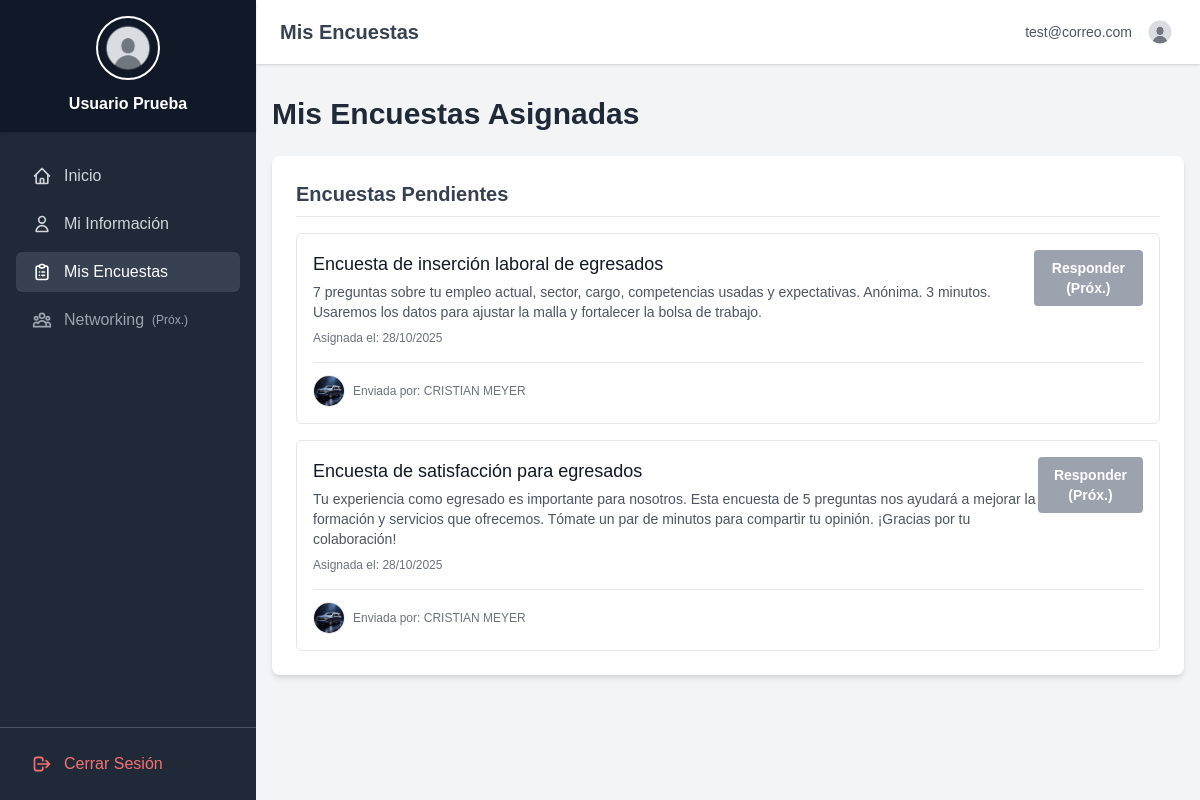
/mis-encuestas (signed in), run on the app's committed database.
### app/models.py (models this page shows, shortened)
class Egresado(db.Model):
    __tablename__ = 'egresado'
    id = db.Column(db.Integer, primary_key=True)
    nombre1 = db.Column(db.String(100), nullable=False)
    nombre2 = db.Column(db.String(100), nullable=True)
    nombre3 = db.Column(db.String(100), nullable=True)
    apellido_paterno = db.Column(db.String(100), nullable=False)
    apellido_materno = db.Column(db.String(100), nullable=True)
    dni = db.Column(db.String(15), unique=True, nullable=True)
    telefono = db.Column(db.String(20), nullable=True)
    direccion = db.Column(db.String(255), nullable=True)
    fecha_egreso = db.Column(db.Date, nullable=True)
    id_carrera = db.Column(db.Integer, db.ForeignKey('carrera.id'), nullable=False)
    pais_residencia = db.Column(db.String(100), nullable=True)
    ciudad_residencia = db.Column(db.String(100), nullable=True)
    fecha_nacimiento = db.Column(db.Date, nullable=True)
    foto_perfil_filename = db.Column(db.String(100), nullable=True, default='default.png')
    perfil_publico = db.Column(db.Boolean, default=False, nullable=False)
    mostrar_email_publico = db.Column(db.Boolean, default=False, nullable=False)
    fecha_registro = db.Column(db.DateTime(timezone=True), server_default=func.now())
    fecha_actualizacion = db.Column(db.DateTime(timezone=True), onupdate=func.now())
    user_login = db.relationship('User', back_populates='perfil_egresado', uselist=False)
    carrera = db.relationship('Carrera', back_populates='egresados')
    experiencias_laborales = db.relationship('ExperienciaLaboral', back_populates='egresado', lazy='dynamic', cascade="all, delete-orphan")
    respuestas = db.relationship('Respuesta', back_populates='egresado', lazy='dynamic', cascade="all, delete-orphan")
    posgrados_asociados = db.relationship('EgresadoPosgrado', back_populates='egresado')
    encuestas_asignadas = db.relationship('EncuestaAsignada', back_populates='egresado', lazy='dynamic', cascade="all, delete-orphan")
    @property
    def display_name(self):
        return f"{self.nombre1} {self.apellido_paterno}"
    @property
    def profile_pic_url(self):
        from flask import url_for, current_app
        if self.foto_perfil_filename and self.foto_perfil_filename != 'default.png':
            rel_path = os.path.join(current_app.config['PROFILE_PICS_FOLDER_REL'], self.foto_perfil_filename)
            return url_for('static', filename=rel_path.replace('\\', '/'))
        else:
            return url_for('static', filename='img/default.png')

class User(UserMixin, db.Model):
    __tablename__ = 'user'
    id = db.Column(db.Integer, primary_key=True)
    email = db.Column(db.String(150), unique=True, nullable=False, index=True)
    password_hash = db.Column(db.String(256), nullable=False)
    tipo_usuario = db.Column(db.String(50), nullable=False)
    fecha_creacion = db.Column(db.DateTime(timezone=True), server_default=func.now())
    fecha_actualizacion = db.Column(db.DateTime(timezone=True), onupdate=func.now())
    id_egresado = db.Column(db.Integer, db.ForeignKey('egresado.id'), nullable=True)
    id_personal = db.Column(db.Integer, db.ForeignKey('personal_seguimiento.id'), nullable=True)
    id_autoridad = db.Column(db.Integer, db.ForeignKey('autoridad_universitaria.id'), nullable=True)
    perfil_egresado = db.relationship('Egresado', back_populates='user_login', foreign_keys=[id_egresado])
    perfil_personal = db.relationship('PersonalSeguimiento', back_populates='user_login', foreign_keys=[id_personal])
    perfil_autoridad = db.relationship('AutoridadUniversitaria', back_populates='user_login', foreign_keys=[id_autoridad])
    @property
    def active_profile(self):
        if self.tipo_usuario == 'egresado': return self.perfil_egresado
        elif self.tipo_usuario == 'personal_seguimiento': return self.perfil_personal
        elif self.tipo_usuario == 'autoridad_universitaria': return self.perfil_autoridad # Corregido typo
        return None

class EncuestaAsignada(db.Model):
    __tablename__ = 'encuesta_asignada'
    id = db.Column(db.Integer, primary_key=True)
    id_encuesta = db.Column(db.Integer, db.ForeignKey('encuesta.id'), nullable=False)
    id_egresado = db.Column(db.Integer, db.ForeignKey('egresado.id'), nullable=False)
    fecha_asignacion = db.Column(db.DateTime(timezone=True), server_default=func.now())
    respondida = db.Column(db.Boolean, default=False, nullable=False)
    fecha_respuesta = db.Column(db.DateTime(timezone=True), nullable=True) # Se actualiza cuando responde
    encuesta = db.relationship('Encuesta', back_populates='asignaciones')
    egresado = db.relationship('Egresado', back_populates='encuestas_asignadas')

class Encuesta(db.Model):
    __tablename__ = 'encuesta'
    id = db.Column(db.Integer, primary_key=True)
    titulo = db.Column(db.String(255), nullable=False)
    descripcion = db.Column(db.Text)
    fecha_creacion = db.Column(db.DateTime(timezone=True), server_default=func.now())
    id_creador = db.Column(db.Integer, db.ForeignKey('personal_seguimiento.id'), nullable=False)
    creador = db.relationship('PersonalSeguimiento', back_populates='encuestas_creadas')
    preguntas = db.relationship('Pregunta', back_populates='encuesta', lazy='dynamic', cascade="all, delete-orphan")
    asignaciones = db.relationship('EncuestaAsignada', back_populates='encuesta', lazy='dynamic', cascade="all, delete-orphan")

class PersonalSeguimiento(db.Model):
    __tablename__ = 'personal_seguimiento'
    id = db.Column(db.Integer, primary_key=True)
    nombres = db.Column(db.String(200), nullable=False)
    apellido_paterno = db.Column(db.String(100), nullable=False)
    apellido_materno = db.Column(db.String(100), nullable=True)
    rol = db.Column(db.String(100), nullable=True)
    foto_perfil_filename = db.Column(db.String(100), nullable=True, default='default_staff.png')
    fecha_registro = db.Column(db.DateTime(timezone=True), server_default=func.now())
    fecha_actualizacion = db.Column(db.DateTime(timezone=True), onupdate=func.now())
    user_login = db.relationship('User', back_populates='perfil_personal', uselist=False)
    noticias_creadas = db.relationship('Noticia', back_populates='autor', lazy='dynamic')
    encuestas_creadas = db.relationship('Encuesta', back_populates='creador', lazy='dynamic')
    @property
    def display_name(self): return f"{self.nombres} {self.apellido_paterno}"
    @property
    def profile_pic_url(self):
        from flask import url_for, current_app
        if self.foto_perfil_filename and self.foto_perfil_filename != 'default_staff.png':
            rel_path = os.path.join(current_app.config['PROFILE_PICS_FOLDER_REL'], self.foto_perfil_filename)
            return url_for('static', filename=rel_path.replace('\\', '/'))
        else: return url_for('static', filename='img/default_staff.png')

### app/surveys/routes.py (the view)
@bp.route('/mis-encuestas')
@login_required
@egresado_required # Solo egresados pueden ver esto
def my_surveys():
    if not current_user.id_egresado:
         flash('Error: Tu usuario no está vinculado a un perfil de egresado.', 'danger')
         return redirect(url_for('main.index'))
    asignaciones = EncuestaAsignada.query.filter_by(id_egresado=current_user.id_egresado)\
                     .join(EncuestaAsignada.encuesta)\
                     .join(Encuesta.creador)\
                     .options(db.contains_eager(EncuestaAsignada.encuesta).contains_eager(Encuesta.creador))\
                     .order_by(EncuestaAsignada.fecha_asignacion.desc())\
                     .all()
    return render_template('my_surveys.html', title='Mis Encuestas', asignaciones=asignaciones)

### app/models.py (called while the page is built)
@login.user_loader
def load_user(id): return db.session.get(User, int(id))

### app/surveys/routes.py (called while the page is built)
def egresado_required(f):
    @wraps(f)
    def decorated_function(*args, **kwargs):
        if not current_user.is_authenticated or current_user.tipo_usuario != 'egresado':
            abort(403) # Forbidden
        return f(*args, **kwargs)
    return decorated_function

### app/Templates/surveys/my_surveys.html (shortened to what this page needs)
{% extends "base.html" %}
{% block content %}
<div class="container mx-auto px-4 py-8">
    <h1 class="text-3xl font-semibold text-gray-800 mb-6">Mis Encuestas Asignadas</h1>
    <div class="bg-white p-6 rounded-lg shadow-md">
        <h2 class="text-xl font-semibold text-gray-700 mb-4 border-b pb-2">Encuestas Pendientes</h2>
        {% if asignaciones %}
            <ul class="space-y-4">
                {% for asignacion in asignaciones %}
                    <li class="border rounded-md p-4 hover:shadow-lg transition duration-200">
                        <div class="flex justify-between items-start">
                             <div>
                                <h3 class="text-lg font-medium text-gray-900">{{ asignacion.encuesta.titulo }}</h3>
                                <p class="text-sm text-gray-600 mt-1">{{ asignacion.encuesta.descripcion or 'Sin descripción' }}</p>
                                <p class="text-xs text-gray-500 mt-2">
                                    Asignada el: {{ asignacion.fecha_asignacion.strftime('%d/%m/%Y') if asignacion.fecha_asignacion else 'N/A' }}
                                </p>
                             </div>
                             <button disabled class="bg-gray-400 text-white font-bold py-2 px-4 rounded cursor-not-allowed text-sm">
                                 Responder (Próx.)
                             </button>
                        </div>
                         {% if asignacion.encuesta.creador %}
                             <div class="mt-4 pt-3 border-t border-gray-200 flex items-center">
                                 <img src="{{ asignacion.encuesta.creador.profile_pic_url }}"
                                      alt="Foto Creador"
                                      class="h-8 w-8 rounded-full object-cover mr-2 border"
                                      onerror="handleImageError(this)">
                                 <span class="text-xs text-gray-500">
                                     Enviada por: {{ asignacion.encuesta.creador.display_name }}
                                 </span>
                             </div>
                         {% endif %}
                    </li>
                {% endfor %}
            </ul>
        {% else %}
            <p class="text-sm text-gray-500 italic">No tienes encuestas asignadas en este momento.</p>
        {% endif %}
    </div>
</div>
{% endblock %}

### app/Templates/base.html (shortened to what this page needs)
<!DOCTYPE html>
<html lang="es" class="h-full">
<head>
    <script src="https://cdn.tailwindcss.com"></script>
</head>
<body class="{% if current_user.is_authenticated %}authenticated-background{% else %}login-background{% endif %}">
    <div class="main-container">
        {% if current_user.is_authenticated %}
        <aside class="sidebar">
            <div class="sidebar-header">
                {% set profile = current_user.active_profile %}
                <img src="{{ profile.profile_pic_url if profile else url_for('static', filename='img/default.png') }}"
                    alt="Foto de Perfil" class="sidebar-profile-pic" onerror="handleImageError(this)">
                <span class="text-md font-semibold text-white mt-1">
                    {{ profile.display_name if profile else current_user.email }}
                </span>
            </div>
            <nav class="sidebar-nav">
                <a href="{{ url_for('main.index') }}"
                    class="flex items-center px-4 py-2 rounded-md transition-colors duration-200 {% if request.endpoint.startswith('main.') %} bg-gray-700 text-white {% else %} text-gray-300 hover:bg-gray-700 hover:text-white {% endif %}"> Inicio</a>
                {% if current_user.tipo_usuario == 'egresado' %}<a href="{{ url_for('profile.view_profile') }}"
                    class="flex items-center px-4 py-2 rounded-md transition-colors duration-200 {% if request.endpoint.startswith('profile.') %} bg-gray-700 text-white {% else %} text-gray-300 hover:bg-gray-700 hover:text-white {% endif %}"><svg
                        class="w-5 h-5 mr-3" fill="none" stroke="currentColor" viewBox="0 0 24 24"
                        xmlns="http://www.w3.org/2000/svg">
                        <path stroke-linecap="round" stroke-linejoin="round" stroke-width="2"
                            d="M16 7a4 4 0 11-8 0 4 4 0 018 0zM12 14a7 7 0 00-7 7h14a7 7 0 00-7-7z"></path>
                    </svg> Mi Información</a>{% endif %}
                {% if current_user.tipo_usuario == 'egresado' %}<a href="{{ url_for('surveys.my_surveys') }}"
                    class="flex items-center px-4 py-2 rounded-md transition-colors duration-200 {% if request.endpoint == 'surveys.my_surveys' %} bg-gray-700 text-white {% else %} text-gray-300 hover:bg-gray-700 hover:text-white {% endif %}"> Mis Encuestas</a>{% endif %}
                {% if current_user.tipo_usuario == 'egresado' %} <a href="#"
                    class="flex items-center px-4 py-2 rounded-md text-gray-400 cursor-not-allowed"> Networking <span class="text-xs ml-2">(Próx.)</span></a>{% endif %}
            </nav>
            <div class="sidebar-footer">
                <a href="{{ url_for('auth.logout') }}"
                    class="flex items-center px-4 py-2 rounded-md text-red-400 hover:bg-red-700 hover:text-white transition-colors duration-200"><svg
                        class="w-5 h-5 mr-3" fill="none" stroke="currentColor" viewBox="0 0 24 24"
                        xmlns="http://www.w3.org/2000/svg">
                        <path stroke-linecap="round" stroke-linejoin="round" stroke-width="2"
                            d="M17 16l4-4m0 0l-4-4m4 4H7m6 4v1a3 3 0 01-3 3H6a3 3 0 01-3-3V7a3 3 0 013-3h4a3 3 0 013 3v1">
                        </path>
                    </svg> Cerrar Sesión</a>
            </div>
        </aside>
        {% endif %}
        <div class="content-wrapper {% if current_user.is_authenticated %}authenticated{% endif %}">
            {% if current_user.is_authenticated %}
            <header class="main-header">
                <h1 class="text-xl font-semibold text-gray-700">{{ title or 'Sistema Egresados' }}</h1>
                <div class="flex items-center space-x-3">
                    <span class="text-sm text-gray-600 hidden sm:inline">{{ current_user.email }}</span>
                    {% set profile = current_user.active_profile %}
                    <img src="{{ profile.profile_pic_url if profile else url_for('static', filename='img/default.png') }}"
                        alt="Avatar" class="header-profile-pic" onerror="handleImageError(this)">
                </div>
            </header>
            {% endif %}
            <main class="main-content-area relative">
                {% block content %}{% endblock %}
            </main>
        </div>
    </div>
</body>
</html>

### data on the page
Egresado: nombre1+apellido_paterno "Usuario Prueba"
User: email "test@correo.com"
EncuestaAsignada: encuesta.titulo "Encuesta de inserción laboral de egresados", encuesta "7 preguntas sobre tu empleo actual, sector, cargo, competencias usadas y expectativas. Anónima. 3 minutos. Usaremos los datos para ajustar la malla y fortalecer la bolsa de trabajo.", fecha_asignacion "28/10/2025", encuesta.creador.profile_pic_url (picture), encuesta.creador.display_name "CRISTIAN MEYER"
EncuestaAsignada: encuesta.titulo "Encuesta de satisfacción para egresados", encuesta "Tu experiencia como egresado es importante para nosotros. Esta encuesta de 5 preguntas nos ayudará a mejorar la formación y servicios que ofrecemos. Tómate un par de minutos para compartir tu opinión. ¡Gracias por tu colaboración!", fecha_asignacion "28/10/2025", encuesta.creador.profile_pic_url (picture), encuesta.creador.display_name "CRISTIAN MEYER"

### other printed values
{{ title or 'Sistema Egresados' }} "Mis Encuestas"
